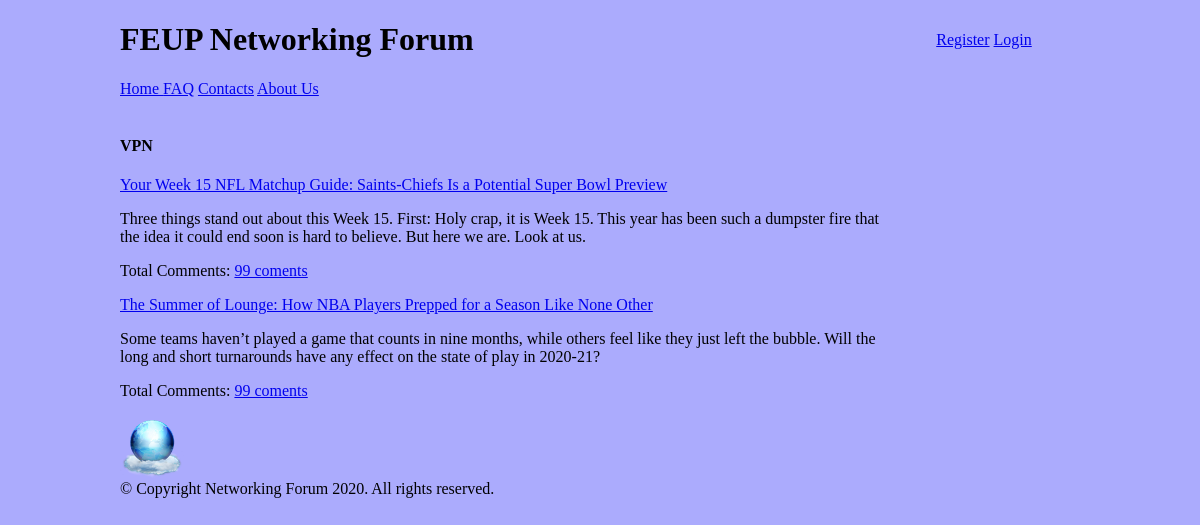
/php/list_by_topic.php?topic=VPN, run on an earlier commit of the app's database.
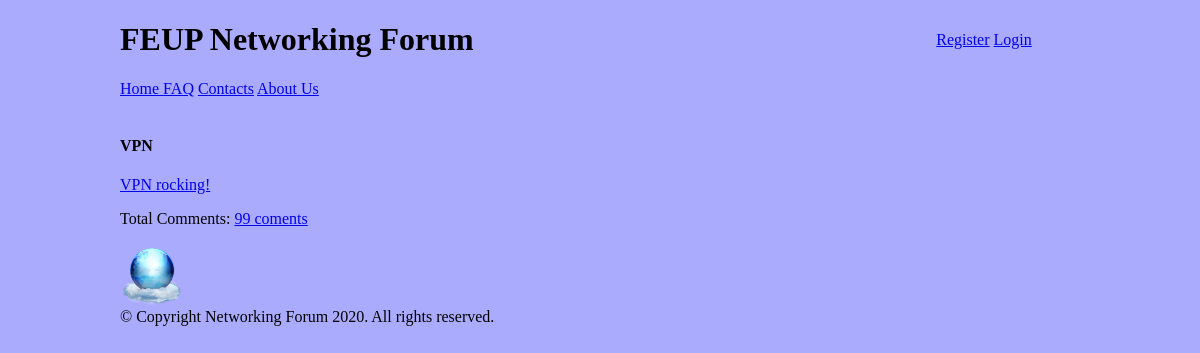
And on a later commit of the database.
### tables this page shows
CREATE TABLE forumpost (
    postid integer PRIMARY KEY AUTOINCREMENT,
    posttitle text NOT NULL,
    content text CHECK(LENGTH(content)>= 0 AND LENGTH(content)<20000),
    username text REFERENCES user, 
    topic text REFERENCES topic, 
    postrate integer CHECK(postrate>=0 AND postrate <=5)
   -- forumpostcollection_id integer REFERENCES collection
    );

### database/posts.php (called while the page is built, shortened)
<?php
function getPostsByTopic($topic)
{
  global $dbh;
  $stmt = $dbh->prepare('SELECT postid, posttitle,content,topic FROM forumpost  WHERE topic = ?');
  $stmt->execute(array($topic));
  return $stmt->fetchAll();
}

### php/list_by_topic.php (the view, shortened to what this page needs)
<?php
    require_once("../database/init.php");
    require_once("../database/posts.php");
    include_once("../templates/homepage_section/header_pagina_inicial_tpl.php");
?>
<section id="posts">
<article>
<aside id="related">
 <?php
    $topic = $_GET["topic"];
 ?>
 <h1> <?php echo $topic;?> </h1>
 <?php $articles = getPostsByTopic($topic); ?>
 <?php foreach ($articles as $article) { ?>
        <article>
            <a href="../php/post.php?postid=<?php echo $article['postid'] ?>"><?php echo $article['posttitle'] ?></a>
            <p><?php echo $article['content'] ?></p>
            <p>Total Comments: <a href="../php/post.php?postitle=<?php echo $article['posttitle'] ?>&postid=<?php echo $article['postid']?>"> <?php print_r("99 coments") ?></a>
        </article>
       </aside>
 <?php  } ?>
 <?php
include_once("../templates/static_sections/footer_tpl.php");
 ?>

What changed in the data, as far as the page shows it:
no longer on this page (row edited): forumpost: posttitle "Your Week 15 NFL Matchup Guide: Saints-Chiefs Is a Potential Super Bowl Preview", content "Three things stand out about this Week 15. First: Holy crap, it is Week 15. This year has been such a dumpster fire that the idea it could end soon is hard to believe. But here we are. Look at us.", value "99 coments"
no longer on this page (row edited): forumpost: posttitle "The Summer of Lounge: How NBA Players Prepped for a Season Like None Other", content "Some teams haven’t played a game that counts in nine months, while others feel like they just left the bubble. Will the long and short turnarounds have any effect on the state of play in 2020-21?", value "99 coments"
now on this page (row edited): forumpost: posttitle "VPN rocking!", value "99 coments"
